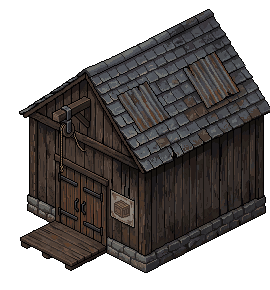
#> input picture project.godot/prototipos/camera/arte_iso/armazem/pronto.png, 270 x 290 px
$ python predios10.py armazem/obra_1.png armazem/obra_2.png
#> lines starting #> are read from the running program, lines starting #| are printed output that depends on the picture
"""PROTÓTIPO: entregas do Prompt 10 (prédios da vila e moradia).

  python predios10.py confere          -> sobreposição de cada obra/estágio com o pronto (deslocamento)
  python predios10.py entrega <pasta>  -> prancha_<predio>.png e obra_<predio>.gif, prancha do Centro

Regra do contrato: obra e pronto trocam NO MESMO LUGAR (mesma âncora = centro da pegada).
Quando a IA desloca um estágio uns pixels, o alinhamento corrige pelo melhor encaixe da
silhueta de baixo (a base do prédio), não da silhueta toda (andaime e telhado mudam muito).
"""
import sys, os, json
import numpy as np
from PIL import Image, ImageDraw

SERIES = {
    "armazem": ["armazem/obra_1.png", "armazem/obra_2.png", "armazem/obra_3.png", "armazem/pronto.png"],
    "oficina": ["oficina/obra_1.png", "oficina/obra_2.png", "oficina/obra_3.png", "oficina/pronto.png"],
    "casa_niveis": ["casa/_casa_v0_360.png", "casa/nivel_2.png", "casa/nivel_3.png"],
    "centro": ["centro/estagio_1/pronto.png"] + sum([["centro/estagio_%d/obra.png" % i, "centro/estagio_%d/pronto.png" % i] for i in range(2, 6)], []),
}
AJUSTE_F = "predios10_ajuste.json"


# [51 lines left out: functions alpha, base, melhor, prepara_casa, confere, not called in this run]


def carrega(f, size=None):
    im = Image.open(f).convert("RGBA")
    aj = json.load(open(AJUSTE_F)).get(f, [0, 0]) if os.path.exists(AJUSTE_F) else [0, 0]
    size = size or im.size
    c = Image.new("RGBA", size); c.paste(im, tuple(aj)); return c


def entrega(pasta):
#> called with pasta = 'armazem/obra_2.png'
    os.makedirs(pasta, exist_ok=True)
    AM = (255, 230, 150)
    for nome, rot in (("armazem", ["obra 1", "obra 2", "obra 3", "pronto"]), ("oficina", ["obra 1", "obra 2", "obra 3", "pronto"]),
                      ("casa_niveis", ["nivel 1 (aprovada)", "nivel 2", "nivel 3"])):
        fs = SERIES[nome]; size = Image.open(fs[-1]).size
#> after `size = Image.open(fs[-1]).size`: size = (270, 290)
        ims = [carrega(f, size) for f in fs]
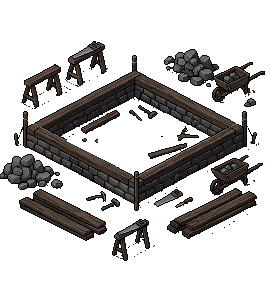
#> input picture project.godot/prototipos/camera/arte_iso/armazem/obra_1.png, 270 x 290 px
#> in carrega, im is the input picture: PIL image 270x290 RGBA; mean R, G, B, A 17.5, 14.7, 13.7, 77.5
#> (reads project.godot/prototipos/camera/arte_iso/predios10_ajuste.json from the repository)
#> in carrega, `c = Image.new('RGBA', size)`: c: PIL image 270x290 RGBA; every value is 0
#> call 2 of carrega, with f = 'armazem/obra_2.png', size = (270, 290)
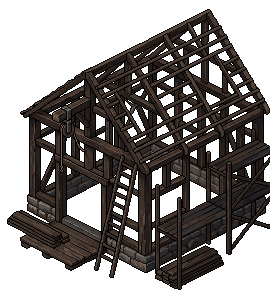
#> input picture project.godot/prototipos/camera/arte_iso/armazem/obra_2.png, 270 x 290 px
#> in carrega, im is the input picture: PIL image 270x290 RGBA; mean R, G, B, A 24.2, 19.5, 17.5, 139
#> call 3 of carrega, with f = 'armazem/obra_3.png', size = (270, 290)
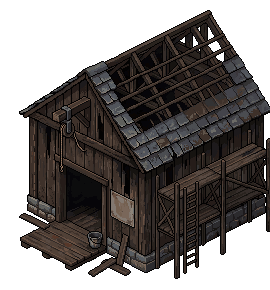
#> input picture project.godot/prototipos/camera/arte_iso/armazem/obra_3.png, 270 x 290 px
#> in carrega, im is the input picture: PIL image 270x290 RGBA; mean R, G, B, A 29.3, 24.9, 23.2, 155.8
#> in carrega, im is the input picture: PIL image 270x290 RGBA; mean R, G, B, A 33.6, 30.5, 29.2, 152.2
#> ims = 4 items
        c = Image.new("RGB", (len(ims) * size[0] + 10, size[1] + 18), (62, 58, 54)); d = ImageDraw.Draw(c)
#> after `c = Image.new('RGB', (len(ims) * size[0] + 10, size[1] + 18), (62, 58,`:
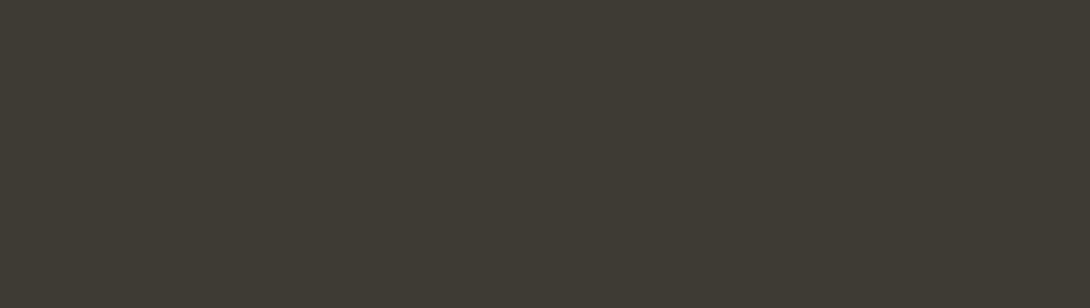
#> c: PIL image 1090x308 RGB; mean R, G, B 62, 58, 54
        for k, (im, r) in enumerate(zip(ims, rot)):
            c.paste(im, (5 + k * size[0], 18), im); d.text((8 + k * size[0], 3), r, fill=AM)
#> this loop made 4 passes
#> r on passes 1 to 4: 'obra 1', 'obra 2', 'obra 3', 'pronto'
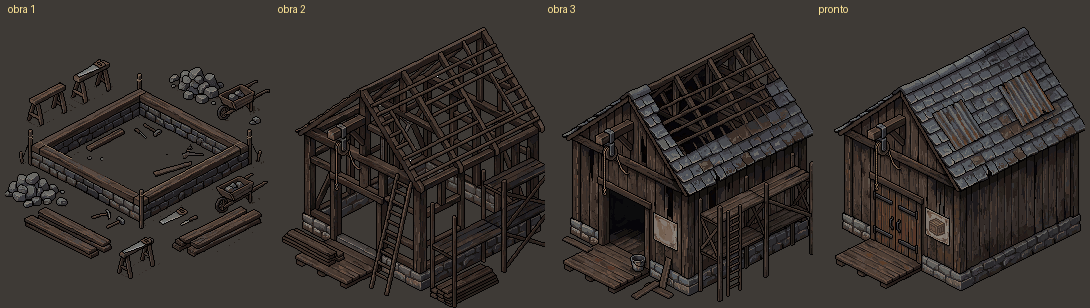
#> c: PIL image 1090x308 RGB; mean R, G, B 55.7, 50.4, 46.9
        c.save(os.path.join(pasta, "prancha_%s.png" % nome))
        fr = []
        for im, r in zip(ims, rot):
            g = Image.new("RGB", (size[0], size[1] + 16), (62, 58, 54)); g.paste(im, (0, 16), im)
            ImageDraw.Draw(g).text((4, 2), r, fill=AM); fr.append(g)
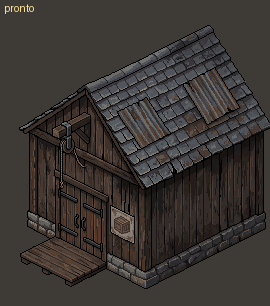
#> g: PIL image 270x306 RGB; mean R, G, B 59, 53.8, 50.8
#> after the loop, fr = 4 items
        fr[0].save(os.path.join(pasta, "obra_%s.gif" % nome), save_all=True, append_images=fr[1:], duration=900, loop=0)
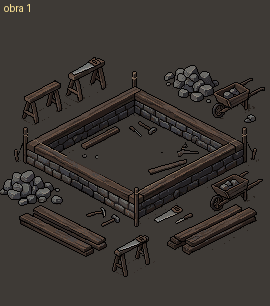
#> saved as obra_armazem.gif: PIL image 270x306 RGB; mean R, G, B 58.9, 54, 50.2
#> pass 2 of the loop in entrega, `for nome, rot in (("armazem", ["obra 1", "obra 2", "obra 3", "pronto"]..`:
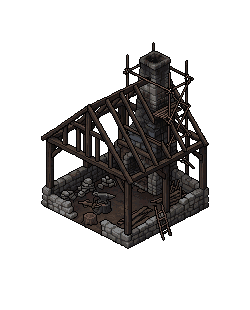
#> input picture project.godot/prototipos/camera/arte_iso/oficina/obra_2.png, 250 x 310 px
#> in carrega, im is the input picture: PIL image 250x310 RGBA; mean R, G, B, A 11.5, 10.1, 9.5, 66.7
#> in carrega (call 7), `c.paste(im, tuple(aj))`:
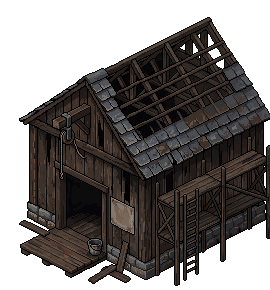
#> c: PIL image 270x290 RGBA; mean R, G, B, A 29.2, 24.8, 23.1, 155.8; transparent parts drawn white
#> the loop in entrega, `for k, (im, r) in enumerate(zip(ims, rot)):` made 4 passes
#> after the loop in entrega, `for k, (im, r) in enumerate(zip(ims, rot)):`:
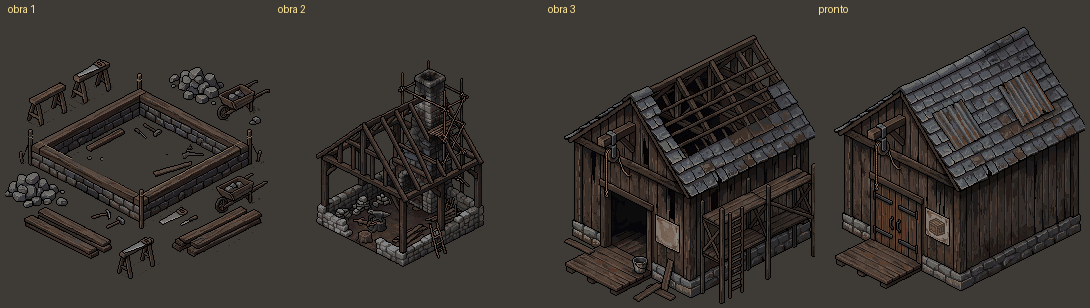
#> c: PIL image 1090x308 RGB; mean R, G, B 57.2, 52.2, 48.8
#> the loop in entrega, `for im, r in zip(ims, rot):` made 4 passes
    # Centro: 5 estágios + obras entre eles, alinhados pelo PÉ (centro de baixo) num quadro comum
    fs = SERIES["centro"]
    W, H = 360, 460
    fr = []; ims = []
    rot = ["1 Acampamento"] + sum([["obra -> %d" % i, "%d %s" % (i, n)] for i, n in zip(range(2, 6), ["Vilarejo", "Vila", "Vila Mineira", "Cidade Mineira"])], [])
    for f, r in zip(fs, rot):
        im = Image.open(f).convert("RGBA"); b = im.getbbox()
        # âncora de cada quadro = centro da pegada (predio.py: ax, ay); aqui pelo pé da silhueta
        cx = (b[0] + b[2]) // 2; by = b[3]
        g = Image.new("RGBA", (W, H)); g.paste(im, (W // 2 - cx, H - 10 - by)); ims.append((g, r))
        gg = Image.new("RGB", (W, H + 16), (62, 58, 54)); gg.paste(g, (0, 16), g)
        ImageDraw.Draw(gg).text((4, 2), r, fill=AM); fr.append(gg)
    fr[0].save(os.path.join(pasta, "obra_centro.gif"), save_all=True, append_images=fr[1:], duration=900, loop=0)
    esc = 0.5
    c = Image.new("RGB", (len(ims) * int(W * esc) + 10, int(H * esc) + 18), (62, 58, 54)); d = ImageDraw.Draw(c)
    for k, (g, r) in enumerate(ims):
        gs = g.resize((int(W * esc), int(H * esc)), Image.NEAREST)
        c.paste(gs, (5 + k * int(W * esc), 18), gs); d.text((8 + k * int(W * esc), 3), r, fill=AM)
    c.save(os.path.join(pasta, "prancha_centro.png"))
    # Centro em tamanho real, só os 5 prontos, com o minerador
    m = Image.open("minerador/rotacoes/south-east.png").convert("RGBA"); m = m.crop(m.getbbox())
    prontos = [g for g, r in ims if "obra" not in r]
    c = Image.new("RGB", (5 * 300 + 60, H), (62, 58, 54))
    for k, g in enumerate(prontos):
        c.paste(g, (k * 300 - 30, 0), g)
    c.paste(m, (5 * 300 + 10, H - 10 - m.height), m)
    c.save(os.path.join(pasta, "centro_5_estagios.png"))
    print("ok")


# lotação do Armazém: pilhas de estoque (Prompts 8 e 9) em frente, sobrepostas no código
# posições em pixels do quadro do Armazém (âncora (135, 220)), pé de cada pilha
LOTACAO = {
    "vazio": [],
    "medio": [("jazidas/final/pilha_ferro_media.png", (205, 262)), ("vegetacao/final/madeira_toras_m.png", (92, 270))],
    "cheio": [("jazidas/final/pilha_ferro_grande.png", (212, 262)), ("jazidas/final/pilha_carvao_media.png", (168, 280)),
              ("vegetacao/final/madeira_toras_g.png", (88, 268)), ("vegetacao/final/madeira_tabuas_m.png", (130, 286))],
}


# [11 lines left out: function lotacao, not called in this run]


if __name__ == "__main__":
    if sys.argv[1] == "lotacao":
        lotacao(sys.argv[2]); sys.exit()
#> (the run stopped early here; a loop or call above may not have finished)
